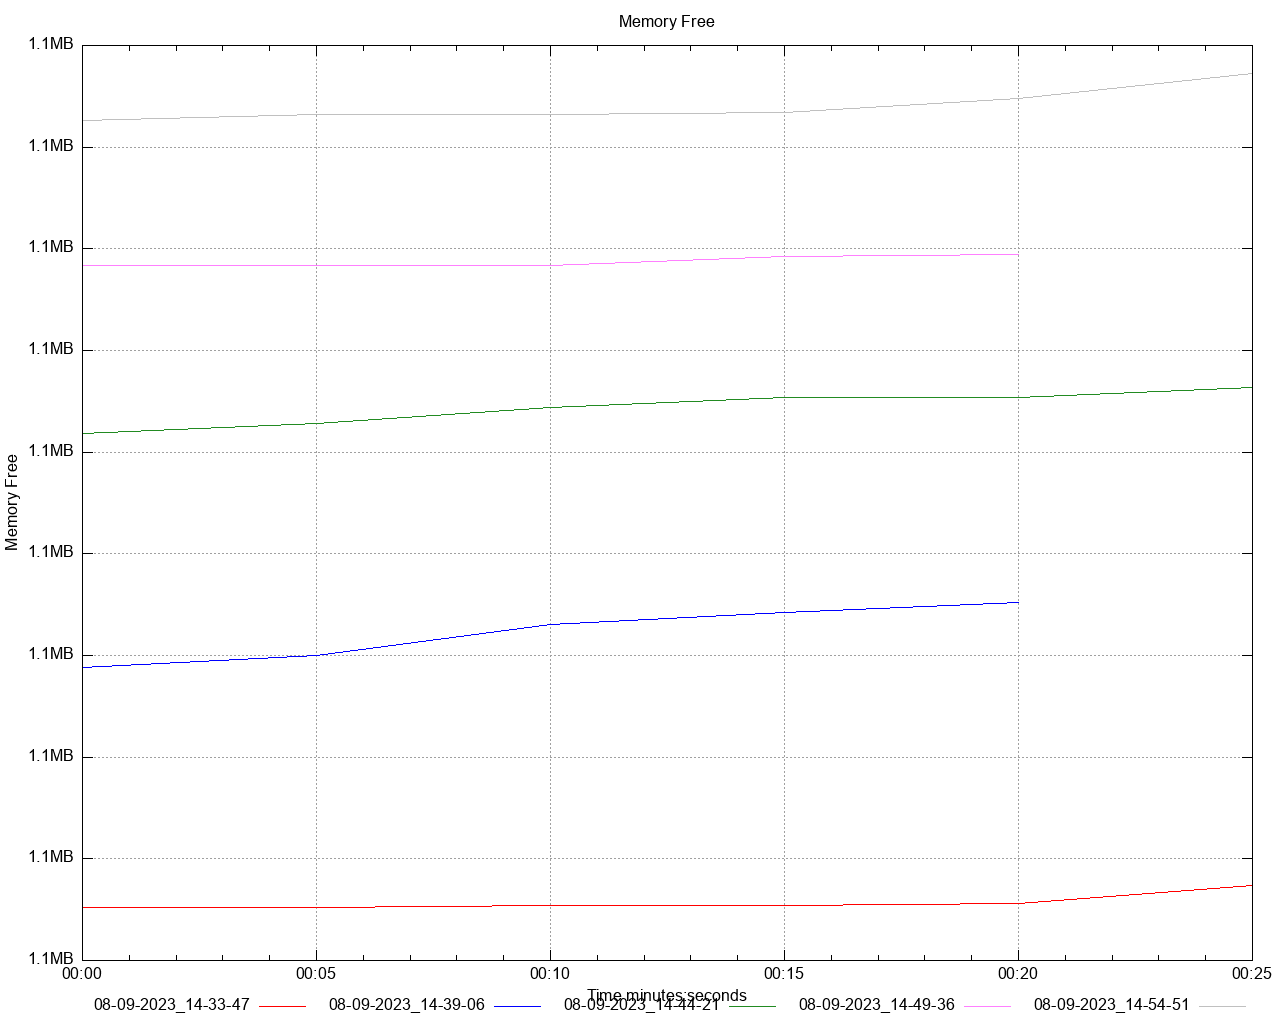

Reproduce this figure in gnuplot.
set title 'Memory Free' noenhanced
set style data lines
set datafile separator ","
set terminal png size 1280,1024
set grid
set key below
set xdata time
set timefmt "%s"
offset = 0
t0(x)=(offset=($0==0) ? x : offset, x - offset)
set xlabel 'Time minutes:seconds'
set ylabel 'Memory Free'
set format y '%.1s%cB'
set output '/Users/gbarnett/git/hazelcast-simulator/atomiclong-3node-member/atomicreference/dstat/memory_free_A3.png'
plot \
   '/Users/gbarnett/git/hazelcast-simulator/atomiclong-3node-member/atomicreference/data/memory_free_A3_1.data' using (t0(timecolumn(1))):2 title "08-09-2023_14-33-47" noenhanced lt rgb "red", \
   '/Users/gbarnett/git/hazelcast-simulator/atomiclong-3node-member/atomicreference/data/memory_free_A3_2.data' using (t0(timecolumn(1))):2 title "08-09-2023_14-39-06" noenhanced lt rgb "blue", \
   '/Users/gbarnett/git/hazelcast-simulator/atomiclong-3node-member/atomicreference/data/memory_free_A3_3.data' using (t0(timecolumn(1))):2 title "08-09-2023_14-44-21" noenhanced lt rgb "forest-green", \
   '/Users/gbarnett/git/hazelcast-simulator/atomiclong-3node-member/atomicreference/data/memory_free_A3_4.data' using (t0(timecolumn(1))):2 title "08-09-2023_14-49-36" noenhanced lt rgb "orchid", \
   '/Users/gbarnett/git/hazelcast-simulator/atomiclong-3node-member/atomicreference/data/memory_free_A3_5.data' using (t0(timecolumn(1))):2 title "08-09-2023_14-54-51" noenhanced lt rgb "grey", \
